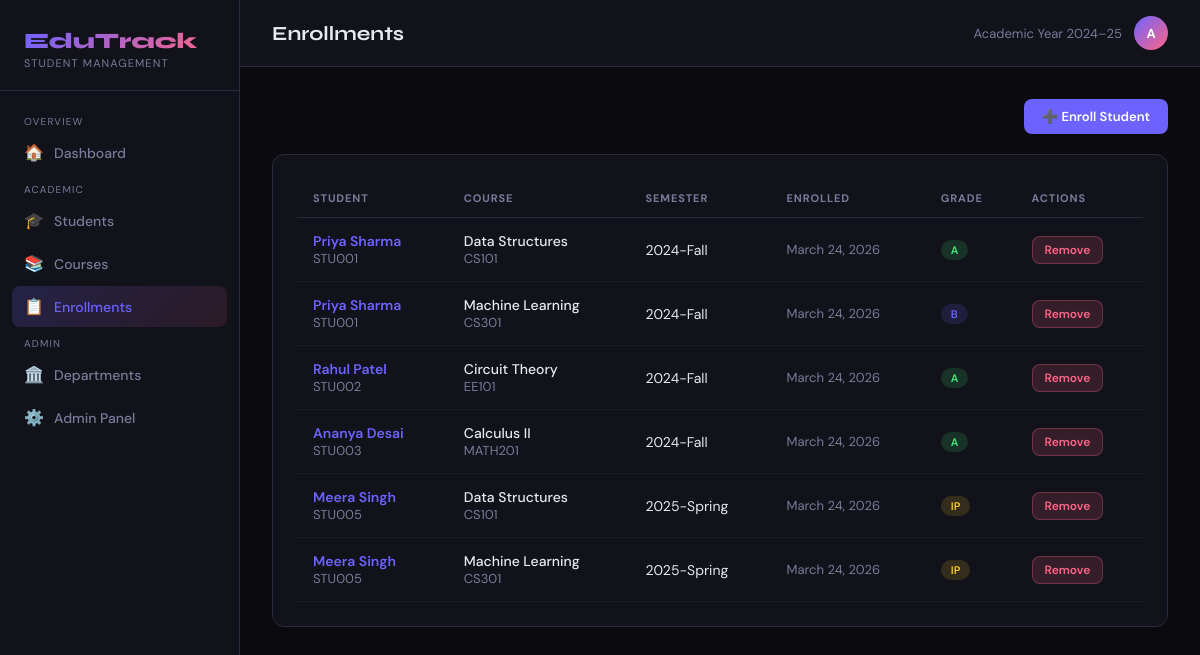
The app's page /enrollments/, older data.
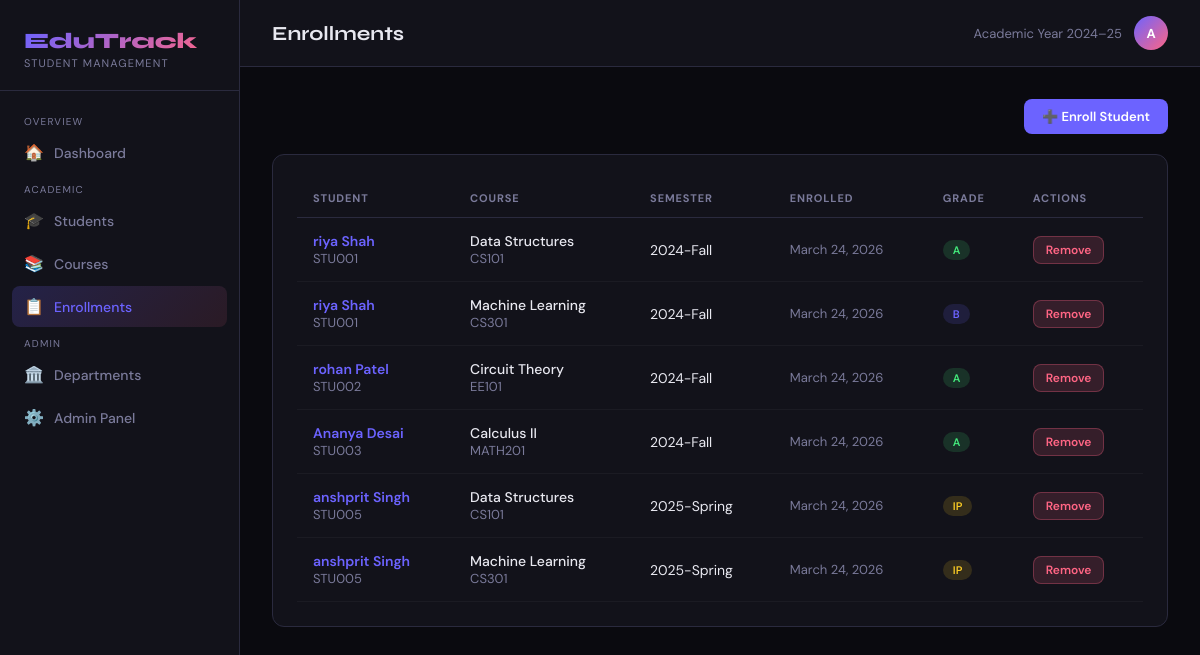
The same page, newer data.
### students/models.py (models this page shows, shortened)
class Enrollment(models.Model):
    GRADE_CHOICES = [('A', 'A'), ('B', 'B'), ('C', 'C'), ('D', 'D'), ('F', 'F'), ('IP', 'In Progress')]
    student = models.ForeignKey(Student, on_delete=models.CASCADE, related_name='enrollments')
    course = models.ForeignKey(Course, on_delete=models.CASCADE, related_name='enrollments')
    enrolled_date = models.DateField(auto_now_add=True)
    grade = models.CharField(max_length=2, choices=GRADE_CHOICES, default='IP')
    semester = models.CharField(max_length=20)
    class Meta:
        unique_together = ['student', 'course', 'semester']
        ordering = ['-enrolled_date']

class Student(models.Model):
    GENDER_CHOICES = [('M', 'Male'), ('F', 'Female'), ('O', 'Other')]
    STATUS_CHOICES = [('active', 'Active'), ('inactive', 'Inactive'), ('graduated', 'Graduated'), ('suspended', 'Suspended')]
    student_id = models.CharField(max_length=20, unique=True)
    first_name = models.CharField(max_length=50)
    last_name = models.CharField(max_length=50)
    email = models.EmailField(unique=True)
    phone = models.CharField(max_length=15, blank=True)
    gender = models.CharField(max_length=1, choices=GENDER_CHOICES)
    date_of_birth = models.DateField(null=True, blank=True)
    department = models.ForeignKey(Department, on_delete=models.SET_NULL, null=True, related_name='students')
    enrollment_date = models.DateField(auto_now_add=True)
    status = models.CharField(max_length=20, choices=STATUS_CHOICES, default='active')
    gpa = models.DecimalField(max_digits=3, decimal_places=2, null=True, blank=True)
    address = models.TextField(blank=True)
    created_at = models.DateTimeField(auto_now_add=True)
    updated_at = models.DateTimeField(auto_now=True)
    @property
    def full_name(self):
        return f"{self.first_name} {self.last_name}"
    class Meta:
        ordering = ['last_name', 'first_name']

class Course(models.Model):
    name = models.CharField(max_length=100)
    code = models.CharField(max_length=15, unique=True)
    department = models.ForeignKey(Department, on_delete=models.CASCADE, related_name='courses')
    credits = models.PositiveIntegerField(default=3)
    description = models.TextField(blank=True)
    class Meta:
        ordering = ['code']

### students/views.py (the view)
# urls.py: path('enrollments/', views.enrollment_list, name='enrollment_list'),
def enrollment_list(request):
    enrollments = Enrollment.objects.select_related('student', 'course')
    return render(request, 'students/enrollment_list.html', {'enrollments': enrollments})

### templates/students/enrollment_list.html (shortened to what this page needs)
{% extends 'students/base.html' %}
{% block page_title %}Enrollments{% endblock %}
{% block content %}
<div class="flex-between">
  <a href="{% url 'enrollment_create' %}" class="btn btn-primary">➕ Enroll Student</a>
</div>
<div class="card">
  <table>
    <thead><tr><th>Student</th><th>Course</th><th>Semester</th><th>Enrolled</th><th>Grade</th><th>Actions</th></tr></thead>
    <tbody>
      {% for e in enrollments %}
      <tr>
        <td><a href="{% url 'student_detail' e.student.pk %}" style="color:var(--accent);text-decoration:none;font-weight:600">{{ e.student.full_name }}</a><div class="text-muted">{{ e.student.student_id }}</div></td>
        <td><div style="font-weight:500">{{ e.course.name }}</div><div class="text-muted">{{ e.course.code }}</div></td>
        <td>{{ e.semester }}</td>
        <td class="text-muted">{{ e.enrolled_date }}</td>
        <td><span class="badge badge-{{ e.grade|lower }}">{{ e.grade }}</span></td>
        <td><a href="{% url 'enrollment_delete' e.pk %}" class="btn btn-danger btn-sm">Remove</a></td>
      </tr>
      {% empty %}<tr><td colspan="6" style="text-align:center;padding:48px" class="text-muted">No enrollments yet.</td></tr>
      {% endfor %}
    </tbody>
  </table>
</div>
{% endblock %}

Row changes from the older to the newer data that the page shows:
changed through a linked row, Enrollment (number 1 of 6 on the later page): student.full_name "Priya Sharma" → "riya Shah"
changed through a linked row, Enrollment (number 2 of 6 on the later page): student.full_name "Priya Sharma" → "riya Shah"
changed through a linked row, Enrollment "Circuit Theory": student.full_name "Rahul Patel" → "rohan Patel"
changed through a linked row, Enrollment (number 5 of 6 on the later page): student.full_name "Meera Singh" → "anshprit Singh"
changed through a linked row, Enrollment (number 6 of 6 on the later page): student.full_name "Meera Singh" → "anshprit Singh"
